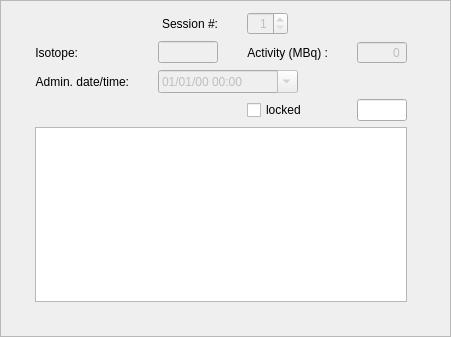
<?xml version="1.0" encoding="UTF-8"?>
<ui version="4.0">
 <class>Frame</class>
 <widget class="QFrame" name="Frame">
  <property name="geometry">
   <rect>
    <x>0</x>
    <y>0</y>
    <width>451</width>
    <height>337</height>
   </rect>
  </property>
  <property name="sizePolicy">
   <sizepolicy hsizetype="Preferred" vsizetype="Preferred">
    <horstretch>0</horstretch>
    <verstretch>0</verstretch>
   </sizepolicy>
  </property>
  <property name="minimumSize">
   <size>
    <width>0</width>
    <height>125</height>
   </size>
  </property>
  <property name="maximumSize">
   <size>
    <width>16777215</width>
    <height>16777215</height>
   </size>
  </property>
  <property name="windowTitle">
   <string>Frame</string>
  </property>
  <property name="frameShape">
   <enum>QFrame::StyledPanel</enum>
  </property>
  <property name="frameShadow">
   <enum>QFrame::Raised</enum>
  </property>
  <widget class="QWidget" name="gridLayoutWidget">
   <property name="geometry">
    <rect>
     <x>2</x>
     <y>2</y>
     <width>441</width>
     <height>310</height>
    </rect>
   </property>
   <layout class="QGridLayout" name="grid_layout">
    <property name="margin">
     <number>10</number>
    </property>
    <item row="0" column="1">
     <widget class="QLabel" name="label">
      <property name="text">
       <string>Session #:</string>
      </property>
      <property name="alignment">
       <set>Qt::AlignRight|Qt::AlignTrailing|Qt::AlignVCenter</set>
      </property>
      <property name="buddy">
       <cstring>sp_session</cstring>
      </property>
     </widget>
    </item>
    <item row="1" column="2">
     <widget class="QLabel" name="label_3">
      <property name="sizePolicy">
       <sizepolicy hsizetype="Preferred" vsizetype="Preferred">
        <horstretch>0</horstretch>
        <verstretch>0</verstretch>
       </sizepolicy>
      </property>
      <property name="text">
       <string>Activity (MBq) :</string>
      </property>
      <property name="alignment">
       <set>Qt::AlignRight|Qt::AlignTrailing|Qt::AlignVCenter</set>
      </property>
      <property name="buddy">
       <cstring>sp_activity</cstring>
      </property>
     </widget>
    </item>
    <item row="0" column="2">
     <widget class="QSpinBox" name="sp_session">
      <property name="enabled">
       <bool>false</bool>
      </property>
      <property name="sizePolicy">
       <sizepolicy hsizetype="Fixed" vsizetype="Fixed">
        <horstretch>0</horstretch>
        <verstretch>0</verstretch>
       </sizepolicy>
      </property>
      <property name="alignment">
       <set>Qt::AlignRight|Qt::AlignTrailing|Qt::AlignVCenter</set>
      </property>
      <property name="minimum">
       <number>1</number>
      </property>
     </widget>
    </item>
    <item row="1" column="3">
     <widget class="QSpinBox" name="sp_activity">
      <property name="enabled">
       <bool>false</bool>
      </property>
      <property name="sizePolicy">
       <sizepolicy hsizetype="Preferred" vsizetype="Fixed">
        <horstretch>0</horstretch>
        <verstretch>0</verstretch>
       </sizepolicy>
      </property>
      <property name="maximumSize">
       <size>
        <width>80</width>
        <height>16777215</height>
       </size>
      </property>
      <property name="alignment">
       <set>Qt::AlignRight|Qt::AlignTrailing|Qt::AlignVCenter</set>
      </property>
      <property name="readOnly">
       <bool>false</bool>
      </property>
      <property name="buttonSymbols">
       <enum>QAbstractSpinBox::NoButtons</enum>
      </property>
      <property name="maximum">
       <number>99999</number>
      </property>
     </widget>
    </item>
    <item row="2" column="0">
     <widget class="QLabel" name="label_2">
      <property name="sizePolicy">
       <sizepolicy hsizetype="Maximum" vsizetype="Preferred">
        <horstretch>0</horstretch>
        <verstretch>0</verstretch>
       </sizepolicy>
      </property>
      <property name="text">
       <string>Admin. date/time:</string>
      </property>
      <property name="alignment">
       <set>Qt::AlignRight|Qt::AlignTrailing|Qt::AlignVCenter</set>
      </property>
      <property name="buddy">
       <cstring>dt_admin</cstring>
      </property>
     </widget>
    </item>
    <item row="2" column="1" colspan="2">
     <widget class="QDateTimeEdit" name="dt_admin">
      <property name="enabled">
       <bool>false</bool>
      </property>
      <property name="sizePolicy">
       <sizepolicy hsizetype="Preferred" vsizetype="Fixed">
        <horstretch>0</horstretch>
        <verstretch>0</verstretch>
       </sizepolicy>
      </property>
      <property name="maximumSize">
       <size>
        <width>140</width>
        <height>16777215</height>
       </size>
      </property>
      <property name="time">
       <time>
        <hour>0</hour>
        <minute>0</minute>
        <second>0</second>
       </time>
      </property>
      <property name="displayFormat">
       <string>dd/MM/yy HH:mm</string>
      </property>
      <property name="calendarPopup">
       <bool>true</bool>
      </property>
     </widget>
    </item>
    <item row="1" column="1">
     <widget class="QLineEdit" name="tx_isotope">
      <property name="enabled">
       <bool>false</bool>
      </property>
      <property name="sizePolicy">
       <sizepolicy hsizetype="Preferred" vsizetype="Fixed">
        <horstretch>0</horstretch>
        <verstretch>0</verstretch>
       </sizepolicy>
      </property>
      <property name="minimumSize">
       <size>
        <width>60</width>
        <height>0</height>
       </size>
      </property>
      <property name="maximumSize">
       <size>
        <width>60</width>
        <height>16777215</height>
       </size>
      </property>
     </widget>
    </item>
    <item row="4" column="0" colspan="4">
     <widget class="QPlainTextEdit" name="tx_notes"/>
    </item>
    <item row="1" column="0">
     <widget class="QLabel" name="label_8">
      <property name="sizePolicy">
       <sizepolicy hsizetype="Maximum" vsizetype="Preferred">
        <horstretch>0</horstretch>
        <verstretch>0</verstretch>
       </sizepolicy>
      </property>
      <property name="text">
       <string>Isotope:</string>
      </property>
      <property name="alignment">
       <set>Qt::AlignRight|Qt::AlignTrailing|Qt::AlignVCenter</set>
      </property>
      <property name="buddy">
       <cstring>tx_isotope</cstring>
      </property>
     </widget>
    </item>
    <item row="3" column="3">
     <widget class="QLineEdit" name="tx_n_treatment">
      <property name="sizePolicy">
       <sizepolicy hsizetype="Fixed" vsizetype="Fixed">
        <horstretch>0</horstretch>
        <verstretch>0</verstretch>
       </sizepolicy>
      </property>
      <property name="maximumSize">
       <size>
        <width>50</width>
        <height>16777215</height>
       </size>
      </property>
     </widget>
    </item>
    <item row="3" column="2">
     <widget class="QCheckBox" name="ck_locked">
      <property name="text">
       <string>locked</string>
      </property>
     </widget>
    </item>
   </layout>
  </widget>
  <action name="act_edit">
   <property name="checkable">
    <bool>true</bool>
   </property>
   <property name="icon">
    <iconset resource="../icons.qrc">
     <normaloff>:/database/resources/edit.svg</normaloff>:/database/resources/edit.svg</iconset>
   </property>
   <property name="text">
    <string>Edit/Update</string>
   </property>
   <property name="toolTip">
    <string>Edit/Update record</string>
   </property>
  </action>
  <action name="act_undo">
   <property name="enabled">
    <bool>false</bool>
   </property>
   <property name="icon">
    <iconset resource="../icons.qrc">
     <normaloff>:/database/resources/undo.svg</normaloff>:/database/resources/undo.svg</iconset>
   </property>
   <property name="text">
    <string>Undo</string>
   </property>
   <property name="toolTip">
    <string>Undo edition and lock record</string>
   </property>
  </action>
  <action name="act_notes">
   <property name="icon">
    <iconset resource="../icons.qrc">
     <normaloff>:/database/resources/notas.svg</normaloff>:/database/resources/notas.svg</iconset>
   </property>
   <property name="text">
    <string>Notes</string>
   </property>
  </action>
  <action name="act_lock">
   <property name="enabled">
    <bool>true</bool>
   </property>
   <property name="icon">
    <iconset resource="../icons.qrc">
     <normaloff>:/database/resources/lock.svg</normaloff>:/database/resources/lock.svg</iconset>
   </property>
   <property name="text">
    <string>Lock</string>
   </property>
   <property name="toolTip">
    <string>Lock record (Finished treatment)</string>
   </property>
  </action>
 </widget>
 <resources>
  <include location="../icons.qrc"/>
 </resources>
 <connections/>
</ui>
